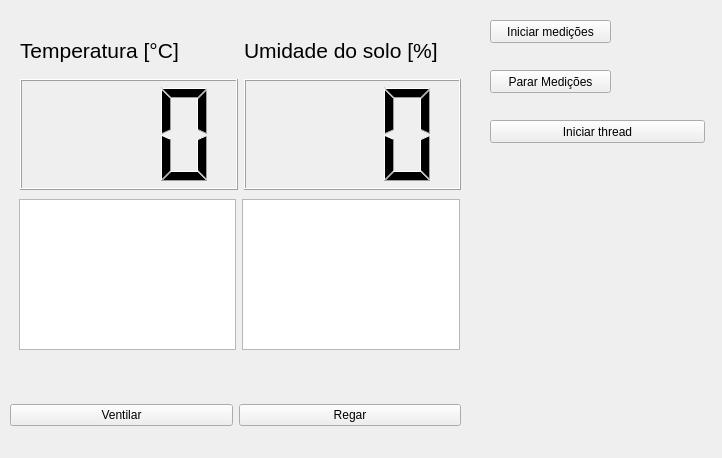
<?xml version="1.0" encoding="UTF-8"?>
<ui version="4.0">
 <class>controle_estufa</class>
 <widget class="QMainWindow" name="controle_estufa">
  <property name="geometry">
   <rect>
    <x>0</x>
    <y>0</y>
    <width>722</width>
    <height>458</height>
   </rect>
  </property>
  <property name="windowTitle">
   <string>Controle de Estufa</string>
  </property>
  <widget class="QWidget" name="centralwidget">
   <property name="enabled">
    <bool>true</bool>
   </property>
   <widget class="QWidget" name="horizontalLayoutWidget">
    <property name="geometry">
     <rect>
      <x>10</x>
      <y>390</y>
      <width>451</width>
      <height>51</height>
     </rect>
    </property>
    <layout class="QHBoxLayout" name="horizontalLayout">
     <item>
      <widget class="QPushButton" name="ventilador">
       <property name="text">
        <string>Ventilar</string>
       </property>
      </widget>
     </item>
     <item>
      <widget class="QPushButton" name="regador">
       <property name="text">
        <string>Regar</string>
       </property>
      </widget>
     </item>
    </layout>
   </widget>
   <widget class="QWidget" name="horizontalLayoutWidget_2">
    <property name="geometry">
     <rect>
      <x>20</x>
      <y>79</y>
      <width>441</width>
      <height>111</height>
     </rect>
    </property>
    <layout class="QHBoxLayout" name="horizontalLayout_2">
     <item>
      <widget class="QLCDNumber" name="lcd_temperatura">
       <property name="midLineWidth">
        <number>0</number>
       </property>
       <property name="smallDecimalPoint">
        <bool>false</bool>
       </property>
       <property name="digitCount">
        <number>3</number>
       </property>
      </widget>
     </item>
     <item>
      <widget class="QLCDNumber" name="lcd_umidade">
       <property name="digitCount">
        <number>3</number>
       </property>
       <property name="intValue" stdset="0">
        <number>0</number>
       </property>
      </widget>
     </item>
    </layout>
   </widget>
   <widget class="QWidget" name="horizontalLayoutWidget_3">
    <property name="geometry">
     <rect>
      <x>20</x>
      <y>20</y>
      <width>441</width>
      <height>61</height>
     </rect>
    </property>
    <layout class="QHBoxLayout" name="horizontalLayout_3">
     <item>
      <widget class="QLabel" name="label_2">
       <property name="font">
        <font>
         <pointsize>16</pointsize>
         <italic>false</italic>
        </font>
       </property>
       <property name="layoutDirection">
        <enum>Qt::LeftToRight</enum>
       </property>
       <property name="text">
        <string>Temperatura [°C]</string>
       </property>
      </widget>
     </item>
     <item>
      <widget class="QLabel" name="label">
       <property name="font">
        <font>
         <pointsize>16</pointsize>
        </font>
       </property>
       <property name="text">
        <string>Umidade do solo [%]</string>
       </property>
      </widget>
     </item>
    </layout>
   </widget>
   <widget class="QPushButton" name="iniciar_medicoes">
    <property name="enabled">
     <bool>true</bool>
    </property>
    <property name="geometry">
     <rect>
      <x>490</x>
      <y>20</y>
      <width>121</width>
      <height>23</height>
     </rect>
    </property>
    <property name="text">
     <string>Iniciar medições</string>
    </property>
   </widget>
   <widget class="QPushButton" name="parar_medicoes">
    <property name="geometry">
     <rect>
      <x>490</x>
      <y>70</y>
      <width>121</width>
      <height>23</height>
     </rect>
    </property>
    <property name="text">
     <string>Parar Medições</string>
    </property>
   </widget>
   <widget class="QWidget" name="horizontalLayoutWidget_4">
    <property name="geometry">
     <rect>
      <x>19</x>
      <y>199</y>
      <width>441</width>
      <height>151</height>
     </rect>
    </property>
    <layout class="QHBoxLayout" name="horizontalLayout_4">
     <item>
      <widget class="QGraphicsView" name="graphicsView_2"/>
     </item>
     <item>
      <widget class="QGraphicsView" name="graphicsView"/>
     </item>
    </layout>
   </widget>
   <widget class="QPushButton" name="iniciar_thread">
    <property name="geometry">
     <rect>
      <x>490</x>
      <y>120</y>
      <width>215</width>
      <height>23</height>
     </rect>
    </property>
    <property name="text">
     <string>Iniciar thread</string>
    </property>
   </widget>
  </widget>
 </widget>
 <resources/>
 <connections/>
</ui>
